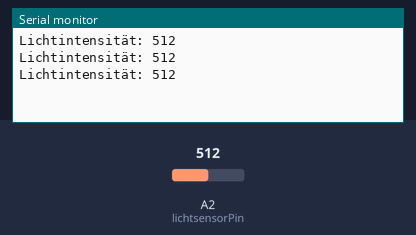
This sketch was run on a simulated Arduino Uno, built with avr-gcc and run on an emulated ATmega328P. On the bench: the last lines printed to the serial monitor. The test bench sets the inputs (shaded band); at power-on: A2 (lichtsensorPin) = 512.

Above: at 1.3 s.
1.4 s: A2 (lichtsensorPin) set to 716
At 1.9 s:
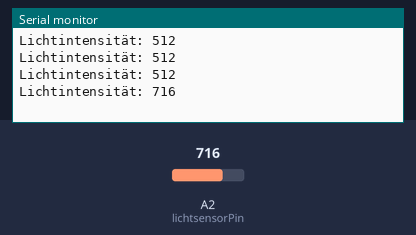
2.9 s: A2 (lichtsensorPin) set to 900
At 3.4 s:
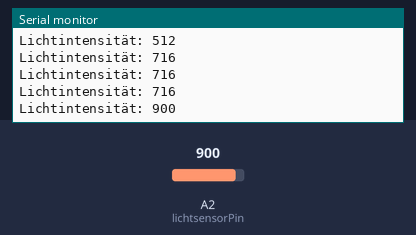
Timing chart, 0 to 5.9 s (numbered marks = the images above; inputs shaded):
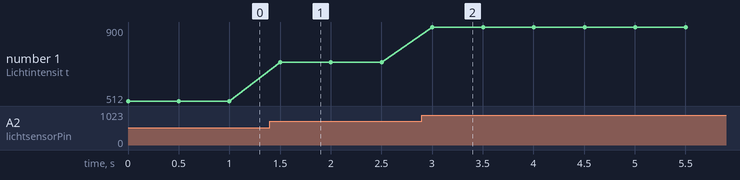

Measured:
- after the input at 1.4 s, the serial monitor: prints a new line after 0.10 s (image 1)
- after the input at 2.9 s, the serial monitor: prints a new line after 0.10 s (image 2)
- plotted number 1: 512 → 716 after the input at 1.4 s, 716 → 900 after the input at 2.9 s

The sketch:

lightmodule.ino
```cpp
const int lichtsensorPin = A2; // Pin für den Lichtsensor (analog)

void setup() {
  Serial.begin(9600); // Startet die serielle Kommunikation
}

void loop() {
  // Analogen Wert vom Lichtsensor auslesen
  int lichtWert = analogRead(lichtsensorPin);

  // Lichtintensität auf dem seriellen Monitor ausgeben
  Serial.print("Lichtintensität: ");
  Serial.println(lichtWert);

  delay(500); // Kurze Pause für Stabilität
}
```
